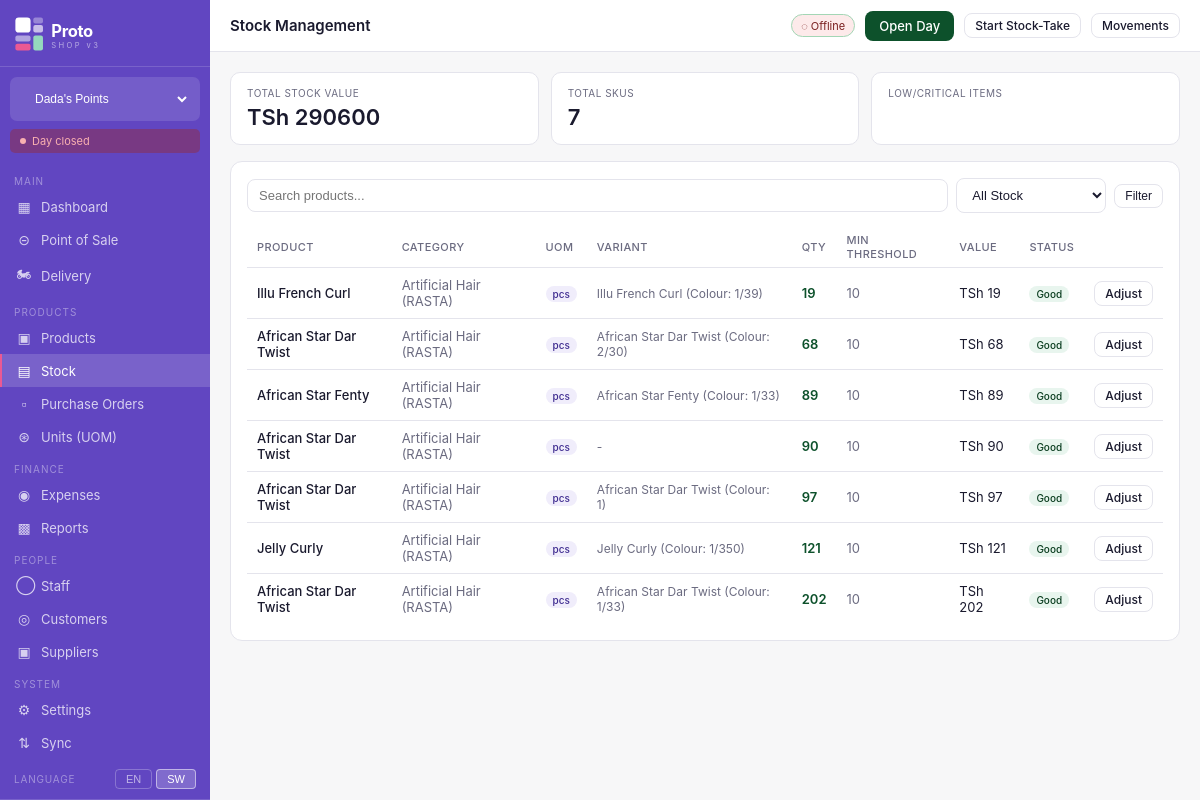
The page /stock/ (signed in) on the database as committed earlier.
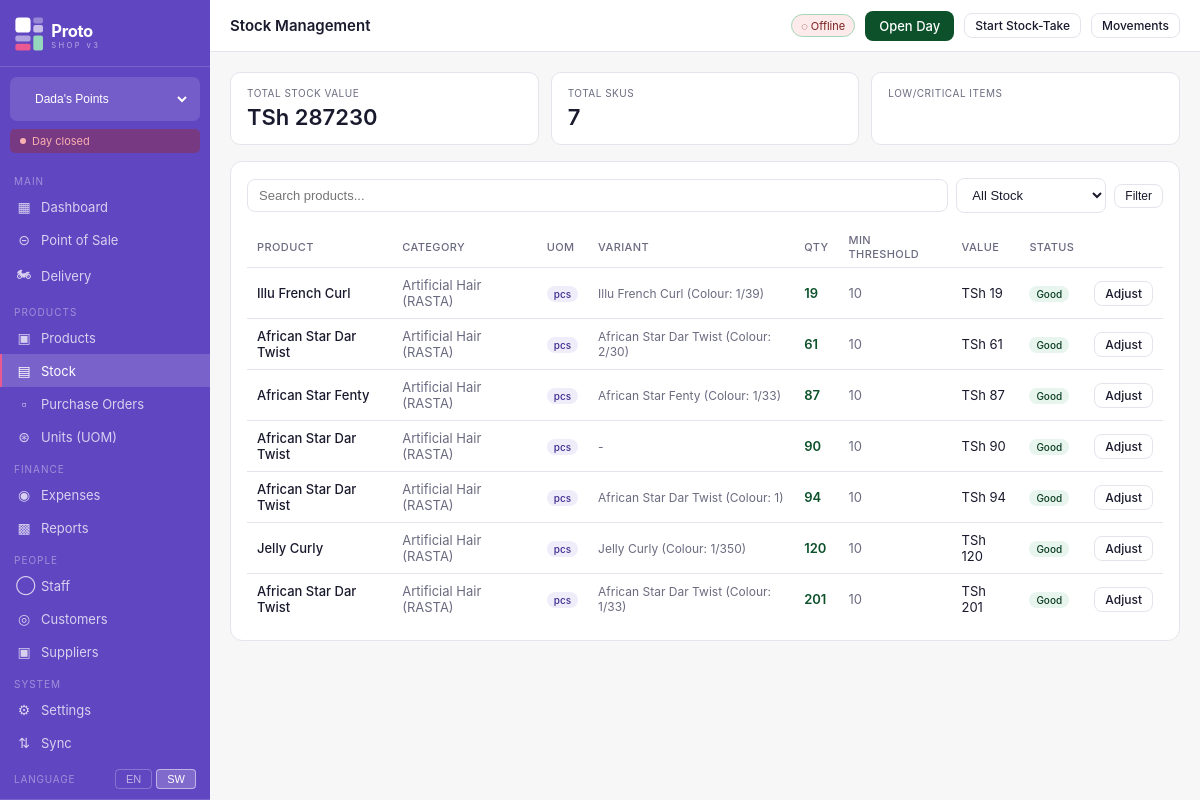
The same page on the database as committed later.
### stock/models.py (models this page shows, shortened)
class StockLevel(models.Model):
    product = models.ForeignKey(Product, on_delete=models.CASCADE, related_name='stock_levels')
    variant = models.ForeignKey(ProductVariant, on_delete=models.CASCADE, null=True, blank=True, related_name='stock_levels')
    shop = models.ForeignKey(Shop, on_delete=models.CASCADE, related_name='stock_levels')
    quantity = models.IntegerField(default=0)
    updated_at = models.DateTimeField(auto_now=True)
    class Meta:
        unique_together = ('product', 'variant', 'shop')
    @property
    def is_low(self):
        threshold = self.product.low_stock_threshold
        return self.quantity <= threshold
    @property
    def is_critical(self):
        return self.quantity <= 3

### products/models.py (models this page shows, shortened)
class Product(models.Model):
    name = models.CharField(max_length=200)
    sku = models.CharField(max_length=50, unique=True, blank=True)
    category = models.ForeignKey(Category, on_delete=models.SET_NULL, null=True, blank=True, related_name='products')
    shop = models.ForeignKey(Shop, on_delete=models.CASCADE, related_name='products')
    description = models.TextField(blank=True)
    image = models.ImageField(upload_to='products/', null=True, blank=True)
    selling_price = models.DecimalField(max_digits=12, decimal_places=2, null=True, blank=True)
    buying_price  = models.DecimalField(max_digits=12, decimal_places=2, null=True, blank=True)
    tax_inclusive = models.BooleanField(default=True)
    uom = models.ForeignKey(
        'units.UnitOfMeasure',
        on_delete=models.SET_NULL,
        null=True, blank=True,
        related_name='products',
        verbose_name='Unit of Measure',
        help_text='e.g. Piece, Kg, Litre, Packet'
    )
    track_stock = models.BooleanField(default=True)
    low_stock_threshold = models.IntegerField(default=10)
    is_active = models.BooleanField(default=True)
    has_variants = models.BooleanField(default=False)
    created_at = models.DateTimeField(auto_now_add=True)
    updated_at = models.DateTimeField(auto_now=True)
    class Meta:
        ordering = ['name']

class Category(models.Model):
    name = models.CharField(max_length=100)
    slug = models.SlugField(unique=True)
    shop = models.ForeignKey(Shop, on_delete=models.CASCADE, related_name='categories', null=True, blank=True)
    description = models.TextField(blank=True)
    is_active = models.BooleanField(default=True)
    created_at = models.DateTimeField(auto_now_add=True)
    class Meta:
        verbose_name_plural = 'categories'
        ordering = ['name']

class ProductVariant(models.Model):
    product = models.ForeignKey(Product, on_delete=models.CASCADE, related_name='variants')
    sku = models.CharField(max_length=80, unique=True, blank=True)
    selling_price = models.DecimalField(max_digits=12, decimal_places=2, null=True, blank=True)
    buying_price = models.DecimalField(max_digits=12, decimal_places=2, null=True, blank=True)
    is_active = models.BooleanField(default=True)
    created_at = models.DateTimeField(auto_now_add=True)
    def __str__(self):
        attrs = ', '.join([f"{a.variant_type.name}: {a.value}" for a in self.attributes.all()])
        return f"{self.product.name} ({attrs})"

class VariantAttribute(models.Model):
    variant = models.ForeignKey(ProductVariant, on_delete=models.CASCADE, related_name='attributes')
    variant_type = models.ForeignKey(VariantType, on_delete=models.CASCADE)
    value = models.CharField(max_length=100)
    class Meta:
        unique_together = ('variant', 'variant_type')

class VariantType(models.Model):
    name = models.CharField(max_length=50)

### units/models.py (models this page shows, shortened)
class UnitOfMeasure(models.Model):
    name           = models.CharField(max_length=50, unique=True)
    short_name     = models.CharField(max_length=10)
    allow_decimals = models.BooleanField(
        default=False,
        help_text='Allow fractional quantities (e.g. 0.5 kg). '
                  'Disable for countable items like pieces or packets.'
    )
    is_active  = models.BooleanField(default=True)
    sort_order = models.IntegerField(default=0)
    class Meta:
        ordering = ['sort_order', 'name']
        verbose_name = 'Unit of Measure'
        verbose_name_plural = 'Units of Measure'

### stock/views.py (the view)
# urls.py: path('', views.stock_list, name='list'),
@login_required
def stock_list(request):
    shop = get_current_shop(request)
    if not shop:
        return redirect('shop_select')
    from django.conf import settings
    threshold = getattr(settings, 'PROTO_LOW_STOCK_THRESHOLD', 10)
    levels = StockLevel.objects.filter(shop=shop).select_related(
        'product', 'product__category', 'variant'
    ).order_by('quantity')
    search = request.GET.get('q', '')
    status = request.GET.get('status', '')
    if search:
        levels = levels.filter(product__name__icontains=search)
    if status == 'low':
        levels = [l for l in levels if l.is_low]
    elif status == 'critical':
        levels = [l for l in levels if l.is_critical]
    total_value = sum(l.quantity * l.product.buying_price for l in StockLevel.objects.filter(shop=shop))
    from django.core.paginator import Paginator
    paginator = Paginator(levels if isinstance(levels, list) else levels, 30)
    page_obj  = paginator.get_page(request.GET.get('page'))
    return render(request, 'stock/list.html', {
        'levels': page_obj, 'page_obj': page_obj,
        'shop': shop,
        'total_value': total_value,
        'search': search,
        'status_filter': status,
    })

### stock/views.py (called while the page is built)
def get_current_shop(request):
    shop_id = request.session.get('current_shop_id')
    return Shop.objects.filter(id=shop_id).first() if shop_id else None

### templates/stock/list.html (shortened to what this page needs)
{% extends "base.html" %}
{% block page_title %}Stock Management{% endblock %}
{% block topbar_actions %}
  <a href="{% url 'stock:take_create' %}" class="btn btn-outline btn-sm">Start Stock-Take</a>
  <a href="{% url 'stock:movements' %}" class="btn btn-outline btn-sm">Movements</a>
{% endblock %}
{% block content %}
<div class="stats-grid cols-3">
  <div class="stat-card"><div class="stat-label">Total Stock Value</div><div class="stat-value">TSh {{ total_value|floatformat:0 }}</div></div>
  <div class="stat-card"><div class="stat-label">Total SKUs</div><div class="stat-value">{{ levels|length }}</div></div>
  <div class="stat-card"><div class="stat-label">Low/Critical Items</div><div class="stat-value" style="color:#9b2626">{% for l in levels %}{% if l.is_low %}{% if not forloop.last %}{% endif %}{% endif %}{% endfor %}</div></div>
</div>
<div class="card">
  <div class="search-bar">
    <form method="get" style="display:contents">
      <input type="search" name="q" value="{{ search }}" placeholder="Search products...">
      <select name="status" onchange="this.form.submit()" style="width:150px">
        <option value="">All Stock</option>
      </select>
      <button class="btn btn-outline btn-sm" type="submit">Filter</button>
    </form>
  </div>
  <div class="table-wrap">
    <table>
      <thead><tr><th>Product</th><th>Category</th><th>UOM</th><th>Variant</th><th>Qty</th><th>Min Threshold</th><th>Value</th><th>Status</th><th></th></tr></thead>
      <tbody>
        {% for l in levels %}
        <tr>
          <td style="font-weight:500">{{ l.product.name }}</td>
          <td style="color:#6b6b80">{{ l.product.category.name|default:"-" }}</td>
          <td>{% if l.product.uom %}<span class="badge badge-purple">{{ l.product.uom.short_name }}</span>{% else %}<span style="color:#6b6b80">-</span>{% endif %}</td>
          <td style="font-size:12px;color:#6b6b80">{{ l.variant|default:"-" }}</td>
          <td style="font-weight:600" class="{% if l.is_critical %}stock-critical{% elif l.is_low %}stock-warning{% else %}stock-good{% endif %}">{{ l.quantity }}</td>
          <td style="color:#6b6b80">{{ l.product.low_stock_threshold }}</td>
          <td>TSh {{ l.quantity|floatformat:0 }}</td>
          <td>
            {% if l.is_critical %}<span class="badge badge-red">Critical</span>
            {% elif l.is_low %}<span class="badge badge-amber">Low</span>
            {% else %}<span class="badge badge-green">Good</span>{% endif %}
          </td>
          <td><a href="{% url 'stock:adjust' l.product.pk %}" class="btn btn-outline btn-sm">Adjust</a></td>
        </tr>
        {% empty %}
        <tr><td colspan="8" style="text-align:center;padding:28px;color:#6b6b80">No stock records found.</td></tr>
        {% endfor %}
      </tbody>
    </table>
  </div>
</div>
{% endblock %}

Rows that differ between the two databases and show on the page:
changed StockLevel "African Star Dar Twist (Colour: 2/30)": quantity "68" → "61"
changed StockLevel "African Star Fenty": quantity "89" → "87"
changed StockLevel "African Star Dar Twist (Colour: 1)": quantity "97" → "94"
changed StockLevel "Jelly Curly": quantity "121" → "120"
changed StockLevel "African Star Dar Twist (Colour: 1/33)": quantity "202" → "201"
Other text that changed with them:
{{ total_value|floatformat:0 }}: "290600" → "287230"
